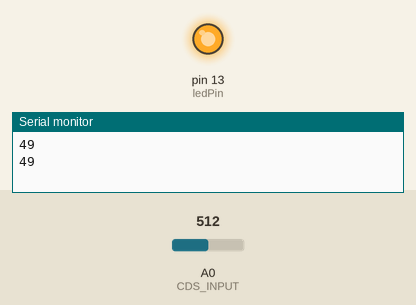
This sketch was run on a simulated Arduino Uno, built with avr-gcc and run on an emulated ATmega328P. On the bench: output pins drawn as LEDs (lit = HIGH), the last lines printed to the serial monitor. The inputs (shaded band) are chosen by the test bench; at power-on: A0 (CDS_INPUT) = 512.

Above: at 1.8 s.
1.9 s: A0 (CDS_INPUT) set to 390
3.4 s: A0 (CDS_INPUT) set to 368
At 4.9 s:
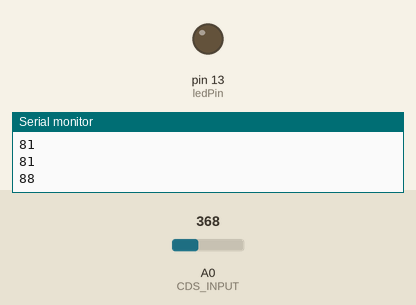
5.5 s: A0 (CDS_INPUT) set to 511
At 6.4 s:
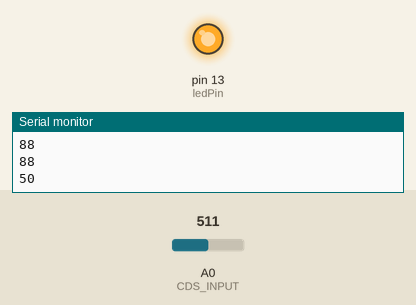
7.5 s: A0 (CDS_INPUT) set to 306
At 9.2 s:
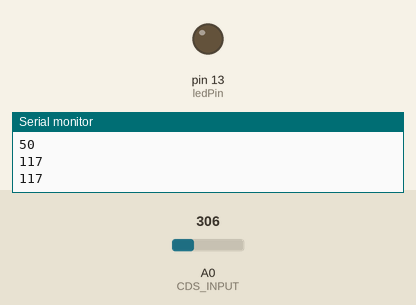
Timing chart, 0 to 10.5 s (numbered marks = the images above; inputs shaded):
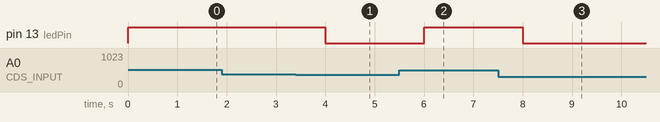

The sketch:

AA23_CdS_LED.ino
```cpp
#define CDS_INPUT 0
const int ledPin = 13;

int threshold = 85;

void setup() {
  pinMode(ledPin,OUTPUT);
  Serial.begin(9600);
}

void loop() {

  int value = analogRead(CDS_INPUT);
  int lux = int(luminosity(value));
  Serial.println(lux);

  if(lux >= threshold)

  digitalWrite(ledPin, LOW);
else
  digitalWrite(ledPin, HIGH);
  delay(1000);
}

//Voltage to Lux
double luminosity (int RawADC0){
  double Vout=RawADC0*5.0/1023;  // 5/1023 (Vin = 5 V)
  double lux=(2500/Vout-500)/10;
  // lux = 500 / Rldr, Vout = Ildr*Rldr = (5/(10 + Rldr))*Rldr
  return lux;
}
```

Measured:
- the behaviour switches between 379 and 378 on A0 (CDS_INPUT) (found by bisection; images 0 and 1)
- after the input at 3.4 s, pin 13 (ledPin): HIGH → LOW after 0.60 s
- after the input at 5.5 s, pin 13 (ledPin): LOW → HIGH after 0.50 s
- after the input at 7.5 s, pin 13 (ledPin): HIGH → LOW after 0.50 s
